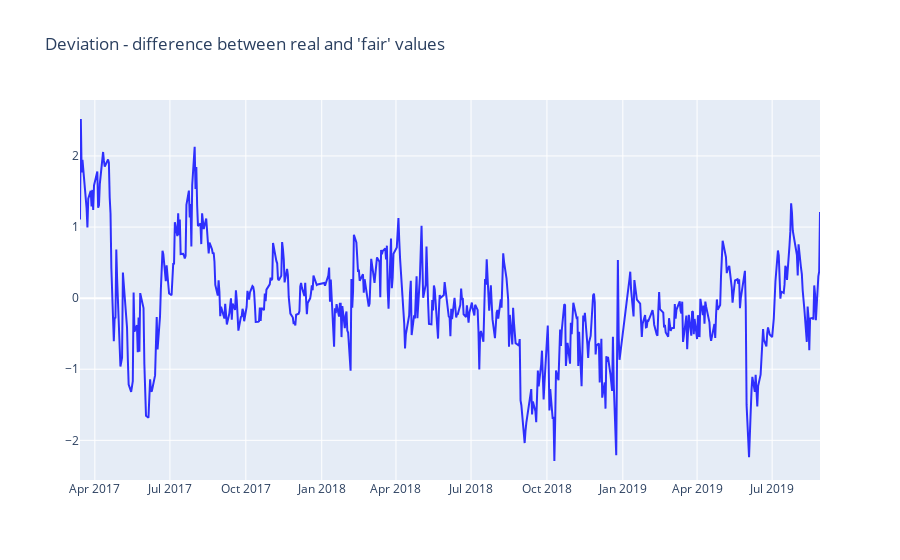

The code cell stored with this chart in its notebook:
### Markdown cell above
![alt text](m_plotly_1.png)

### Code cell
fig = go.Figure()
fig.add_trace(go.Scatter(
                x=predict_df.Date,
                y=predict_df.deviation,
                line_color='blue',
                opacity=0.8))
fig.update_layout(title_text="Deviation - difference between real and 'fair' values")
fig.show()

### Figure 1 — Plotly figure (JSON) as saved in the notebook; plotly's stock layout.template omitted (floating-point values rounded to 4 significant figures; data arrays with more than 128 entries replaced by an {"elided": "..."} marker saying what was removed)
{"data": [{"line": {"color": "blue"}, "opacity": 0.8, "type": "scatter", "x": {"elided": "585 str values"}, "y": {"elided": "585 float values"}}], "layout": {"title": {"text": "Deviation - difference between real and 'fair' values"}}}
